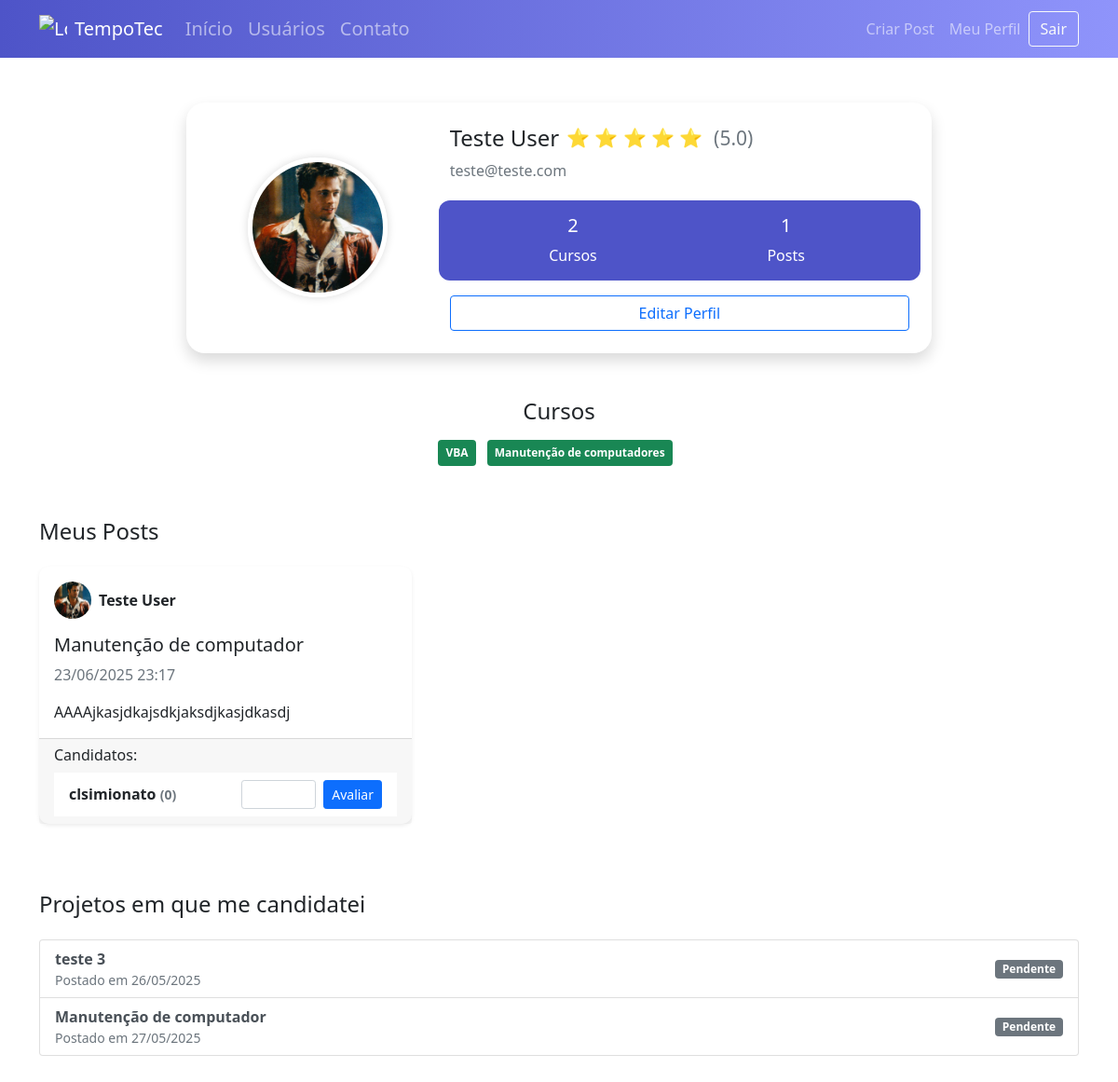
/perfil (signed in), run on the app's committed database.
### tempotec/models.py (models this page shows)
class Usuario(database.Model, UserMixin):
    id = database.Column(database.Integer, primary_key=True)
    username = database.Column(database.String, nullable=False)
    email = database.Column(database.String, nullable=False, unique=True)
    senha = database.Column(database.String, nullable=False)
    foto_perfil = database.Column(database.String, default='default.jpg')
    posts = database.relationship('Post', backref='autor', lazy=True)
    cursos = database.Column(database.String, nullable=False, default='Não Informado')
    def media_avaliacao(self):
        avg = database.session.query(func.avg(Avaliacao.nota)) \
            .filter(Avaliacao.id_usuario == self.id).scalar()
        return round(avg or 0, 1)
    def foi_avaliado_por(self, avaliador_id, post_id):
        return Avaliacao.query.filter_by(
            id_usuario=self.id,
            id_avaliador=avaliador_id,
            id_post=post_id
        ).first() is not None

class Post(database.Model):
    id = database.Column(database.Integer, primary_key=True)
    titulo = database.Column(database.String, nullable=False)
    corpo = database.Column(database.Text, nullable=False)
    data_criacao = database.Column(database.DateTime, nullable=False, default=datetime.utcnow)
    id_usuario = database.Column(database.Integer, database.ForeignKey('usuario.id'), nullable=False)
    candidaturas = database.relationship('Candidatura', backref='post', lazy=True, foreign_keys='Candidatura.id_post')

class Candidatura(database.Model):
    id = database.Column(database.Integer, primary_key=True)
    data_criacao = database.Column(database.DateTime, nullable=False, default=datetime.utcnow)
    id_usuario = database.Column(database.Integer, database.ForeignKey('usuario.id'), nullable=False)
    id_post = database.Column(database.Integer, database.ForeignKey('post.id'), nullable=False)
    status = database.Column(database.Integer, database.ForeignKey('post.id'), nullable=False, default=0)
    usuario = database.relationship('Usuario', backref='candidaturas', foreign_keys=[id_usuario])

### tempotec/routes.py (the view)
@app.route('/perfil')
@login_required
def perfil():
    foto_perfil = url_for('static', filename='fotos_perfil/{}'.format(current_user.foto_perfil))
    candidaturas_usuario = Candidatura.query \
        .join(Post, Candidatura.id_post == Post.id) \
        .filter(Candidatura.id_usuario == current_user.id) \
        .order_by(Candidatura.data_criacao.desc()) \
        .all()
    return render_template('perfil.html',
                           foto_perfil=foto_perfil,
                           candidaturas_usuario=candidaturas_usuario)

### tempotec/models.py (called while the page is built)
@login_manager.user_loader
def load_usuario(id_usuario):
    return Usuario.query.get(int(id_usuario))

### tempotec/templates/perfil.html (shortened to what this page needs)
{% extends 'base.html' %} {% block body %}
<div class="container mt-5 d-flex justify-content-center">
  <div class="card shadow p-4 profile-card w-100">
    <div class="row align-items-center">
      <div class="col-md-4 text-center mb-3 mb-md-0">
        <img
          src="{{ foto_perfil }}"
          class="profile-img"
          alt="Foto de Perfil"
          style="width: 150px; height: 150px; object-fit: cover"
        />
      </div>
      <div class="col-md-8 text-center text-md-start">
        <div class="col-md-8">
          <h4 class="d-flex align-items-center gap-2">
            {{ current_user.username }} {% set avg =
            current_user.media_avaliacao() %}
            <span class="text-warning fs-5">
              {% for _ in range(avg|int) %} ⭐ {% endfor %}
            </span>
            <small class="text-muted ms-1">({{ avg }})</small>
          </h4>
        </div>
        <p class="text-muted">{{ current_user.email }}</p>
        <div class="row stats-box">
          <div class="col stat">
            <span class="h5">
              {% if 'Não Informado' in current_user.cursos %} 0 {% else %} {{
              current_user.cursos.count(';') + 1 }} {% endif %}
            </span>
            <span>Cursos</span>
          </div>
          <div class="col stat">
            <span class="h5">{{ current_user.posts|length }}</span>
            <span>Posts</span>
          </div>
        </div>
        <div class="mt-3">
          <a
            href="{{ url_for('editar_perfil') }}"
            class="btn btn-outline-primary w-100"
            >Editar Perfil</a
          >
        </div>
      </div>
    </div>
  </div>
</div>
<div class="container courses-section mt-5">
  <h4 class="mb-3">Cursos</h4>
  {% for curso in current_user.cursos.split(';') if curso != 'Não Informado' %}
  <span class="badge bg-success me-2 mb-2 p-2">{{ curso }}</span>
  {% endfor %}
</div>
<div class="container mt-5">
  <h4 class="mb-4">Meus Posts</h4>
  {% if current_user.posts %}
  <div class="row">
    {% for post in current_user.posts %}
    <div class="col-md-4 mb-4">
      <div
        class="card post-card shadow-sm h-100"
        data-bs-toggle="modal"
        data-bs-target="#postModal"
        data-title="{{ post.titulo }}"
        data-body="{{ post.corpo|e }}"
        data-date="{{ post.data_criacao.strftime('%d/%m/%Y %H:%M') }}"
        data-author="{{ current_user.username }}"
        data-email="{{ current_user.email }}"
        data-avatar="{{ url_for('static', filename='fotos_perfil/' ~ current_user.foto_perfil) }}"
      >
        <div class="card-body">
          <div class="d-flex align-items-center mb-3">
            <img
              src="{{ url_for('static', filename='fotos_perfil/' ~ current_user.foto_perfil) }}"
              alt="{{ current_user.username }}"
              class="rounded-circle me-2"
              style="width: 40px; height: 40px; object-fit: cover"
            />
            <strong>{{ current_user.username }}</strong>
          </div>
          <h5 class="card-title">{{ post.titulo }}</h5>
          <p class="card-text text-muted">
            {{ post.data_criacao.strftime('%d/%m/%Y %H:%M') }}
          </p>
          <p class="card-text">
            {{ post.corpo[:150] }}{% if post.corpo|length > 150 %}...{% endif %}
          </p>
        </div>
        {% if post.candidaturas %}
        <div class="card-footer">
          <h6>Candidatos:</h6>
          <ul class="list-group list-group-flush">
            {% set candidatura_aceita = post.candidaturas|selectattr('status',
            'equalto', 1)|list %} {% if candidatura_aceita %} {% set candidatura
            = candidatura_aceita[0] %}
            <li
              class="list-group-item d-flex justify-content-between align-items-center candidate-item"
              data-bs-toggle="modal"
              data-bs-target="#candidateModal"
              data-username="{{ candidatura.usuario.username }}"
              data-email="{{ candidatura.usuario.email }}"
              data-avatar="{{ url_for('static', filename='fotos_perfil/' ~ candidatura.usuario.foto_perfil) }}"
              data-media="{{ candidatura.usuario.media_avaliacao() }}"
            >
              <strong>
                <span>
                  {{ candidatura.usuario.username }} {% set avg =
                  candidatura.usuario.media_avaliacao() %}
                  <span class="text-muted small">({{ avg }})</span>
                </span>
              </strong>
              {% if not candidatura.usuario.foi_avaliado_por(current_user.id,
              candidatura.id_post) %}
              <form
                method="POST"
                action="{{ url_for('avaliar_usuario') }}"
                class="d-flex align-items-center gap-2"
              >
                <input
                  type="number"
                  name="nota"
                  min="1"
                  max="5"
                  class="form-control form-control-sm"
                  style="width: 80px"
                  required
                />
                <button type="submit" class="btn btn-sm btn-primary">
                  Avaliar
                </button>
              </form>
              {% else %}
              <span class="badge bg-success">Post concluído</span>
              {% endif %}
            </li>
            {% endif %}
          </ul>
        </div>
        {% else %}
        <div class="card-footer text-muted small">Nenhum candidato ainda.</div>
        {% endif %}
      </div>
    </div>
    {% endfor %}
  </div>
  {% else %}
  <div class="alert alert-info">Você ainda não criou nenhum post.</div>
  {% endif %}
</div>
<div class="container mt-5 mb-5">
  <h4 class="mb-4">Projetos em que me candidatei</h4>
  {% if candidaturas_usuario %}
  <div class="list-group">
    {% for candidatura in candidaturas_usuario %}
    <a
      href="#"
      class="list-group-item list-group-item-action d-flex justify-content-between align-items-center applied-post"
      data-bs-toggle="modal"
      data-bs-target="#appliedPostModal"
      data-title="{{ candidatura.post.titulo }}"
      data-body="{{ candidatura.post.corpo|e }}"
      data-date="{{ candidatura.post.data_criacao.strftime('%d/%m/%Y %H:%M') }}"
      data-author="{{ candidatura.post.autor.username }}"
      data-email="{{ candidatura.post.autor.email }}"
      data-avatar="{{ url_for('static', filename='fotos_perfil/' ~ candidatura.post.autor.foto_perfil) }}"
    >
      <div>
        <strong>{{ candidatura.post.titulo }}</strong>
        <div class="text-muted small">
          Postado em {{ candidatura.post.data_criacao.strftime('%d/%m/%Y') }}
        </div>
      </div>
      <span
        class="badge {% if candidatura.status == 0 %} bg-secondary {% elif candidatura.status == 1 %} bg-warning text-dark {% elif candidatura.status == 2 %} bg-success {% endif %}"
      >
        {% if candidatura.status == 0 %} Pendente {% elif candidatura.status ==
        1 %} Em Andamento {% elif candidatura.status == 2 %} Concluído {% endif
        %}
      </span>
    </a>
    {% endfor %}
  </div>
  {% else %}
  <div class="alert alert-info">
    Você ainda não se candidatou a nenhum projeto.
  </div>
  {% endif %}
</div>
{% endblock %}

### tempotec/static/main.css (style rules this page uses)
.card { width: 400px; border: none; border-radius: 10px; background-color: #fff }
.profile-img { width: 120px; height: 120px; object-fit: cover; border-radius: 50%; box-shadow: 0 0 8px rgba(0, 0, 0, 0.1); }
.profile-card { max-width: 800px; border-radius: 20px; }
.profile-img { width: 180px; height: 180px; object-fit: cover; border-radius: 50%; border: 5px solid #fff; box-shadow: 0 0 10px rgba(0, 0, 0, 0.15); }
.stats-box { background: #4e54c8; color: white; border-radius: 12px; padding: 15px 30px; margin-top: 20px; }
.stats-box .stat { text-align: center; }
.stats-box .stat span { display: block; }
.courses-section { margin-top: 40px; text-align: center; }

### data on the page
Usuario: username "Teste User", email "teste@teste.com", cursos "2"
Post: foto_perfil (picture), titulo "Manutenção de computador", data_criacao "23/06/2025 23:17", corpo "AAAAjkasjdkajsdkjaksdjkasjdkasdj", avg "0"
Usuario: usuario.username "clsimionato"
Candidatura: post.titulo "teste 3", post.data_criacao "26/05/2025", status "Pendente"
Candidatura: post.titulo "Manutenção de computador", post.data_criacao "27/05/2025", status "Pendente"

### other printed values
{{ avg }} "5.0"
{{ current_user.posts|length }} "1"
{{ curso }} "VBA" "Manutenção de computadores"
